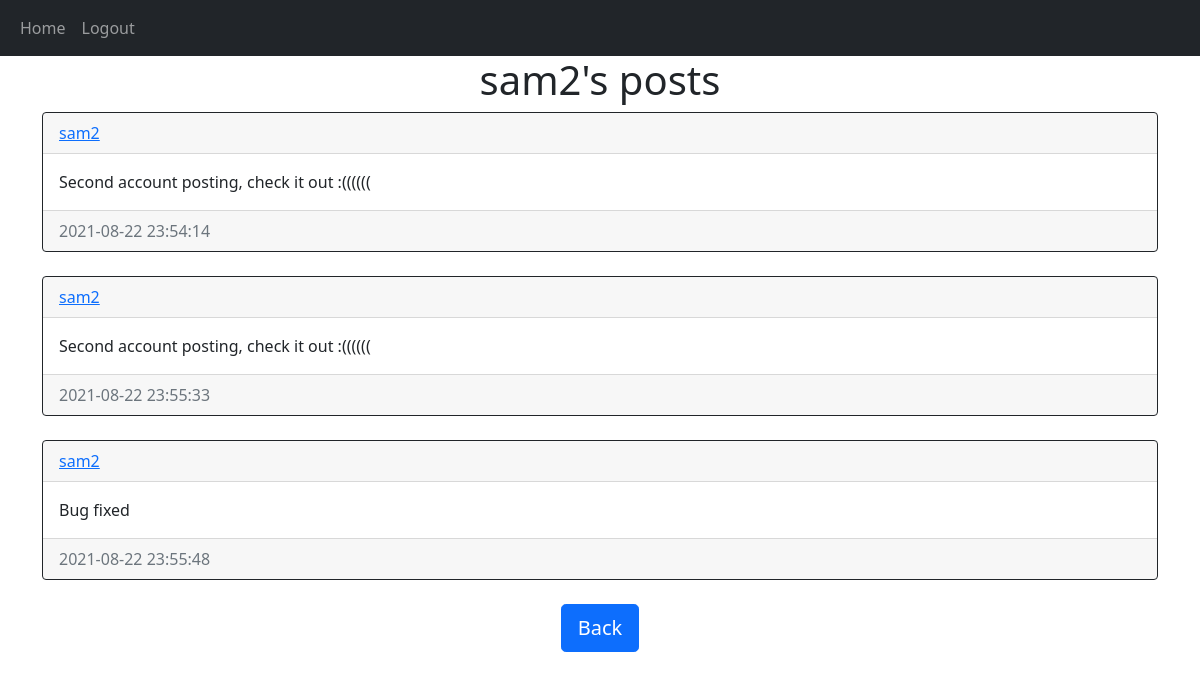
The page /posts/sam2 (signed in) on the database its author committed.
### website/models.py (models this page shows)
class User(db.Model, UserMixin):
   id = db.Column(db.Integer, primary_key=True)
   username = db.Column(db.String(64), unique=True)
   email = db.Column(db.String(150), unique=True)
   password = db.Column(db.String(128))
   date_created = db.Column(db.DateTime(timezone=True), default=func.now())
   posts = db.relationship('Post', backref="user", passive_deletes=True)

class Post(db.Model):
   id = db.Column(db.Integer, primary_key=True)
   text = db.Column(db.Text, nullable=False)
   date_created = db.Column(db.DateTime(timezone=True), default=func.now())
   author = db.Column(db.Integer, db.ForeignKey('user.id', ondelete="CASCADE"), nullable=False)

### website/views.py (the view)
@views.route("/posts/<username>")
@login_required
def posts(username):
    user = User.query.filter_by(username=username).first()
    if not user:
        flash('User not found', category='error')
        return redirect(url_for(dirHome))
    posts = Post.query.filter_by(author=user.id).all()
    return render_template("posts.html", user=current_user, posts=posts, username=username)

### website/__init__.py (called while the page is built)
def create_app():
   app = Flask(__name__)
   app.config['SECRET_KEY'] = 'samuelKey'
   app.config['SQLALCHEMY_DATABASE_URI'] = f'sqlite:///{DB_NAME}'
   db.init_app(app)
   from .views import views
   from .auth import auth
   app.register_blueprint(views, url_prefix='/')
   app.register_blueprint(auth, url_prefix='/')
   from .models import User, Post
   create_database(app)
   login_manager = LoginManager()
   login_manager.login_view = "auth.login"
   login_manager.init_app(app)
   @login_manager.user_loader
   def login_user(id):
      return User.query.get(int(id))
   return app

### website/templates/posts.html (shortened to what this page needs)
{% extends "posts_div.html" %}  {% block header %} {{username}}'s posts {% endblock %} {% block footer %}
<div align="center">
   <a href="/home"><button type="button" class="btn btn-primary btn-lg">Back</button></a>
</div>
{% endblock %}

### website/templates/posts_div.html (shortened to what this page needs)
{% extends "base.html" %} {% block title %}Home{% endblock %} {% block content
%}
<h1 align="center">{% block header %}Posts{% endblock %}</h1>
<div id="posts">
   {% for post in posts %}
   <div class="card border-dark">
      <div class="card-header d-flex justify-content-between align-items-center">
         <a href="/posts/{{post.user.username}}">{{post.user.username}}</a>
      </div>
      <div class="card-body">
         <div class="card-text">{{post.text}}</div>
      </div>
      <div class="card-footer text-muted">{{post.date_created}}</div>
   </div>
   <br /> {% endfor %}
</div>
{% block footer %}{% endblock %} {% endblock %}

### rows shown on the page
User: username "sam2"
Post: user.username "sam2", text "Second account posting, check it out :((((((", date_created "2021-08-22 23:54:14"
Post: user.username "sam2", text "Second account posting, check it out :((((((", date_created "2021-08-22 23:55:33"
Post: user.username "sam2", text "Bug fixed", date_created "2021-08-22 23:55:48"
